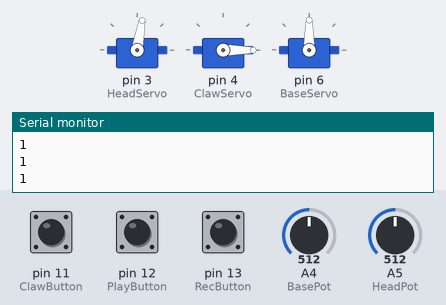
Simulated run of this sketch. Board: Arduino Uno, built with avr-gcc and run on an emulated ATmega328P. On the bench: 3 × servo, the last lines printed to the serial monitor. The inputs (shaded band) are chosen by the test bench; at power-on: pin 12 (PlayButton) HIGH, pin 11 (ClawButton) HIGH, pin 13 (RecButton) HIGH, A4 (BasePot) = 512, A5 (HeadPot) = 512.

Above: at 1.2 s.
1.3 s: pin 12 (PlayButton) pulled LOW for 0.15 s
At 2.0 s:
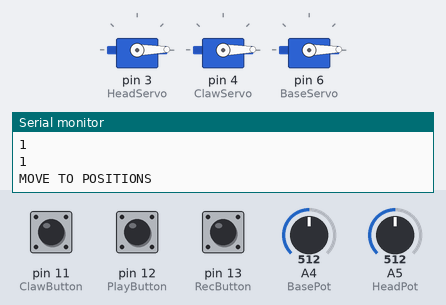
Timing chart, 0 to 4.3 s (numbered marks = the images above; inputs shaded):
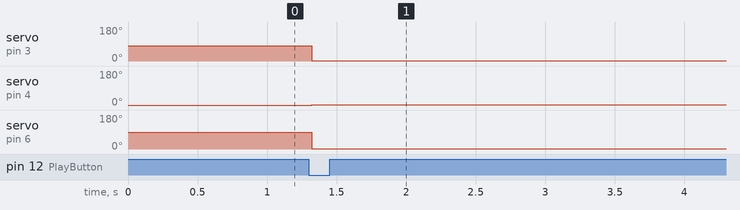

Measured:
- after the input at 1.3 s, servo on pin 3 (HeadServo): 80° → 1° at once; servo on pin 4 (ClawServo): 0° → 1° at once; servo on pin 6 (BaseServo): 90° → 1° at once

The sketch:

robot_arm_july_29_2019.ino
```cpp
#include <Servo.h>

Servo HeadServo;
Servo ClawServo;
Servo BaseServo;
Servo SideServo;

int pos = 0;
const int BasePot = A4;
const int HeadPot = A5;
int BaseVal, HeadVal, ClawVal;

const int ClawButton = 11;
const int RecButton = 13;
const int PlayButton = 12;

int BasePositions[] = {1, 1, 1, 1, 1};
int HeadPositions[] = {1, 1, 1, 1, 1};
int ClawPositions[] = {1, 1, 1, 1, 1};

int RecButtonPressed;

boolean Play = false;
boolean CloseClaw = false;

void setup() {
  // put your setup code here, to run once:
  HeadServo.attach(3);
  ClawServo.attach(4);
  BaseServo.attach(6);

  pinMode(ClawButton, INPUT_PULLUP);
  pinMode(RecButton, INPUT_PULLUP);
  pinMode(PlayButton, INPUT_PULLUP);

  Serial.begin(9600);
  Serial.println("COM Port 4 Opened Successfully.");
}

void loop() {
  int BaseVal = analogRead(BasePot);
  BaseVal = map(BaseVal, 0, 1023, 0, 180);
  BaseServo.write(BaseVal);

  int HeadVal = analogRead(HeadPot);
  HeadVal = map(HeadVal, 0, 1023, 0, 160);
  HeadServo.write(HeadVal);

  if(digitalRead(ClawButton) == LOW){
    CloseClaw = true;
    //Serial.println("CLAW HAS BEEN CLOSED");
    ClawServo.write(120);
  } else {
    CloseClaw = false;
    ClawServo.write(0);
  }

  Serial.println(digitalRead(ClawButton)); //I DON'T TRUST IT

  if(digitalRead(RecButton) == LOW){
    RecButtonPressed++;
    switch(RecButtonPressed){
      case 1:
        BasePositions[0] = BaseVal;
        HeadPositions[0] = HeadVal;
        ClawPositions[0] = ClawVal;
        Serial.println("Position #1 Saved");
        delay(1000);
       break;
       case 2:
        BasePositions[1] = BaseVal;
        HeadPositions[1] = HeadVal;
        ClawPositions[1] = ClawVal;
        Serial.println("Position #2 Saved");
        delay(1000);
       break;
       case 3:
        BasePositions[2] = BaseVal;
        HeadPositions[2] = HeadVal;
        ClawPositions[2] = ClawVal;
        //digitalWrite(RedLED, HIGH);
        Serial.println("Position #3 Saved");
        delay(1000);
       break;
       case 4:
        BasePositions[3] = BaseVal;
        HeadPositions[3] = HeadVal;
        ClawPositions[3] = ClawVal;
        //digitalWrite(RedLED, HIGH);
        Serial.println("Position #4 Saved");
        delay(1000);
       break;
       case 5:
        BasePositions[4] = BaseVal;
        HeadPositions[4] = HeadVal;
        ClawPositions[4] = ClawVal;
        Serial.println("Position #5 Saved");
        delay(1000);
       break;
    }
  }

  if(digitalRead(PlayButton) == LOW){
      Play = true;
      Serial.println("MOVE TO POSITIONS");
    }

  if(Play){
    for(int i=0; i<5; i++){
      BaseServo.write(BasePositions[i]);
      HeadServo.write(HeadPositions[i]);
      ClawServo.write(ClawPositions[i]);
      delay(2000);
    }
  }
}
```
